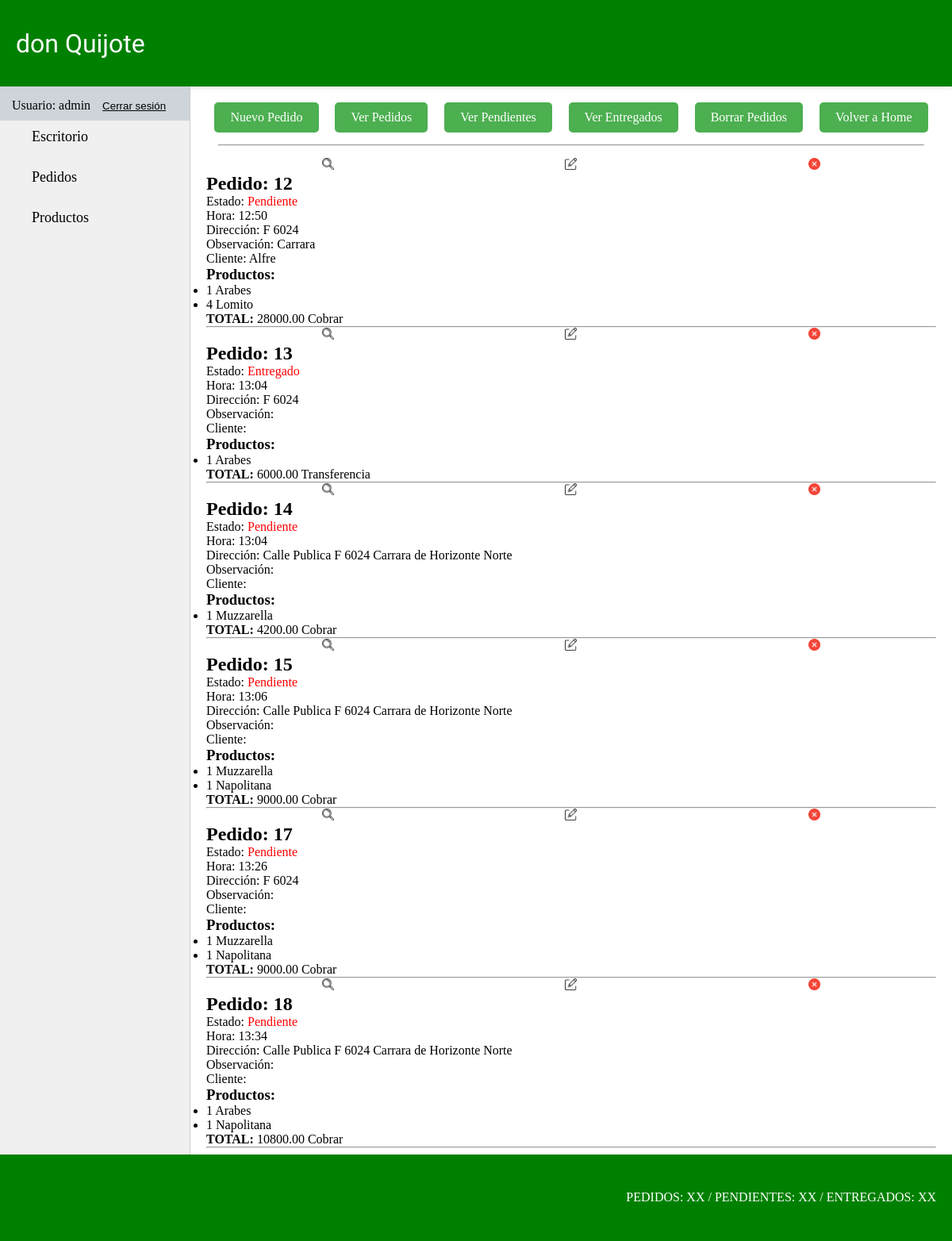
The app's page /pedido/pedido/list/ (signed in), older data.
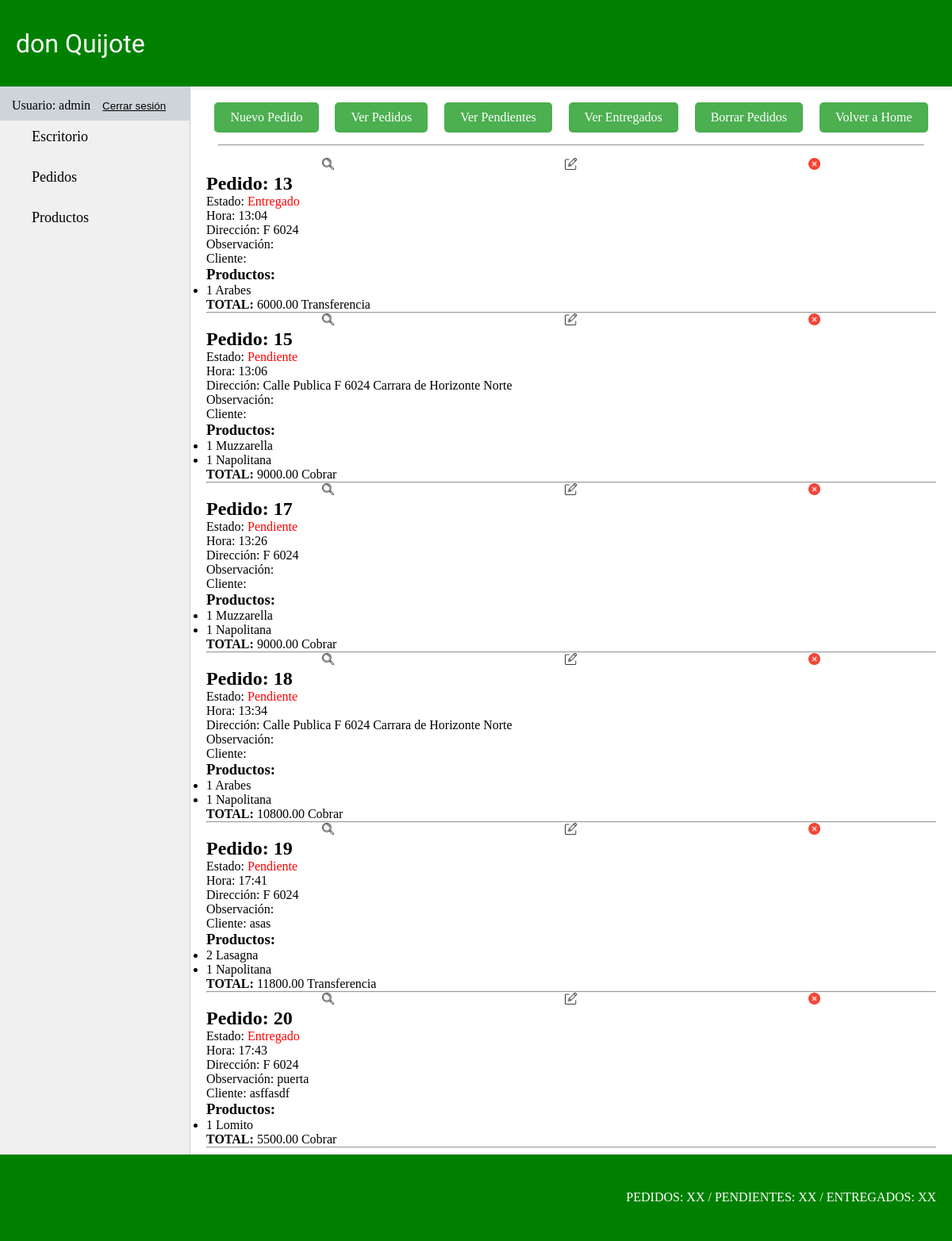
The same page, newer data.
### pedido/models.py (models this page shows, shortened)
class Pedido(models.Model):
    ESTADO_CHOICES = [
        ('Entregado', 'Entregado'),
        ('Pendiente', 'Pendiente'),
        ('Cancelado', 'Cancelado')
    ]
    PAGO_CHOICES = [
        ('Efectivo', 'P. EFECT'),
        ('Transferencia', 'P. TRANSF'),
        ('Debito', 'P. DEBITO'),
        ('Cobrar', 'COBRAR')
    ]
    estado = models.CharField(max_length=10, choices=ESTADO_CHOICES, default='Pendiente')
    hora = models.TimeField(editable=False)
    direccion = models.CharField(max_length=100)
    cliente = models.TextField(max_length=100, blank=True, null=True)
    observacion = models.TextField(max_length=100, blank=True, null=True)
    precio_total = models.DecimalField(max_digits=10, decimal_places=2, default=0.00)
    pago = models.CharField(max_length=13, choices=PAGO_CHOICES, default='Cobrar')

class PedidoProducto(models.Model):
    pedido = models.ForeignKey(Pedido, on_delete=models.CASCADE)
    producto = models.ForeignKey("producto.Producto", on_delete=models.DO_NOTHING)
    cantidad = models.IntegerField(default=1)

### producto/models.py (models this page shows, shortened)
class Producto(models.Model):
    nombre = models.CharField(max_length=50)
    descripcion = models.CharField(max_length=200)
    precio = models.FloatField()
    categoria_id = models.ForeignKey(ProductoCategoria, on_delete=models.CASCADE)

### pedido/views.py (the view)
# urls.py: path("pedido/list/", views.PedidoList.as_view(), name="pedido_list"),
class PedidoList(LoginRequiredMixin, ListView):
    model = models.Pedido
    def get_queryset(self):
        queryset = models.Pedido.objects.all()
        consulta = self.request.GET.get("consulta")
        estado = self.request.GET.get("estado")
        if consulta:
            queryset = queryset.filter(nombre__icontains=consulta)
        if estado:
            queryset = queryset.filter(estado=estado)
        return queryset

### pedido/templates/pedido/pedido_list.html
{% extends 'core/base.html' %}
{% load static %}
{% block section %}
    {% include 'pedido/components/opciones_pedidos.html' %}
    {% if object_list %}
        {% for pedido in object_list %}
            <div class="pedido">
                <div class="producto-opc">
                    <a href="{% url 'pedidos:pedido_detail' pedido.id %}"><img class="icono-opcion-producto" src="{% static 'core/img/lupa.webp' %}" alt="Detalle Pedido"></a>
                    <a href="{% url 'pedidos:pedido_update' pedido.id %}"><img class="icono-opcion-producto" src="{% static 'core/img/editar.webp' %}" alt="Modificar Pedido"></a>
                    <a href="{% url 'pedidos:pedido_delete' pedido.id %}"><img class="icono-opcion-producto" src="{% static 'core/img/eliminar.webp' %}" alt="Borrar Pedido"></a>
                </div>
                <h2>Pedido: {{ pedido.id }}</h2>
                <p>Estado: <span style="color: red;">{{ pedido.estado }}</span></p>
                <p>Hora: {{ pedido.hora|time:"H:i" }}</p>
                <p>Dirección: {{ pedido.direccion }}</p>
                <p>Observación: {{ pedido.observacion }}</p>
                <p>Cliente: {{ pedido.cliente }}</p>
                <h3>Productos:</h3>
                <ul>
                    {% for pedido_producto in pedido.pedidoproducto_set.all %}
                        <li>{{ pedido_producto.cantidad }} {{ pedido_producto.producto.nombre }}</li>
                    {% endfor %}
                </ul>
                <p><strong>TOTAL:</strong> {{ pedido.precio_total }} {{ pedido.pago }}</p>
                <hr>
            </div>
        {% endfor %}
    {% else %}
        <p>No hay pedidos para mostrar.</p>
    {% endif %}
{% endblock section %}

### core/templates/core/base.html (shortened to what this page needs)
{% load static %}
<!DOCTYPE html>
<html lang="es">
<head>
    <link href="{% static 'core/css/styles.css' %}" rel="stylesheet" />
</head>
<body>
    {% include 'core/components/header.html' %}
    {% include 'core/components/navbar.html' %}
    <section class="section-container">
        {% block section %}
        {% endblock section %}
    </section>
    {% include 'core/components/footer.html' %}
</body>
</html>

### core/templates/core/components/header.html
<header class="container-header">
    <h1 class="title">don Quijote</h1>
</header>

### core/templates/core/components/navbar.html (shortened to what this page needs)
<nav class="container-nav">
    <ul class="list-app">
        {% if user.is_authenticated %}
            <div class="usuario-logout">
                <li class="list-link"><a>Usuario: {{ user.username }}</a></li>
                <li>
                    <form action="{% url 'core:logout' %}" method="post">
                        <button type="submit" class="btn-logout"><u>Cerrar sesión</u></button>
                    </form>
                </li>
            </div>
            <li class="list-link"><a class="link-app" href="{% url 'core:home' %}">Escritorio</a></li>
            <li class="list-link"><a class="link-app" href="{% url 'pedidos:pedido_list' %}">Pedidos</a></li>
            <li class="list-link"><a class="link-app" href="{% url 'producto:home' %}">Productos</a></li>
        {% else %}
            <li class="list-link"><a class="link-app" href="{% url 'core:login' %}">Login</a></li>
        {% endif %}
    </ul>
</nav>

### pedido/templates/pedido/components/opciones_pedidos.html
<div class="opciones_pedidos">
    <a class="link-crud-productos" href="{% url 'pedidos:pedido_create' %}">Nuevo Pedido</a>
    <a class="link-crud-productos" href="{% url 'pedidos:pedido_list' %}">Ver Pedidos</a>
    <a class="link-crud-productos" href="{% url 'pedidos:pedido_list' %}?estado=Pendiente">Ver Pendientes</a>
    <a class="link-crud-productos" href="{% url 'pedidos:pedido_list' %}?estado=Entregado">Ver Entregados</a>
    <a class="link-crud-productos" href="{% url 'pedidos:pedidotodos_confirm_delete' %}">Borrar Pedidos</a>
    <a class="link-crud-productos" href="{% url 'core:home' %}">Volver a Home</a>
</div>
<hr class="opciones_pedidos_separador">

### core/templates/core/components/footer.html
<header class="container-footer">
    <p class="info-footer">PEDIDOS: XX / PENDIENTES: XX / ENTREGADOS: XX</p>
</header>

### core/static/core/css/styles.css (style rules this page uses)
* { padding: 0; margin: 0; box-sizing: border-box; }
.container-header { background-color: green; height: 7vh; width: 100%; display: flex; align-items: center; justify-content: space-between; box-shadow: 0 2px 5px rgba(0,0,0,0.1); }
.title { color: #fff; font-family: "Poetsen One", sans-serif; font-weight: 400; font-style: normal; margin-left: 20px; }
.container-footer { height: 7vh; width: 100%; background-color: green; display: flex; align-items: center; justify-content: flex-end; box-shadow: 0 2px 5px rgba(0,0,0,0.1); }
.info-footer { color: #fff; font-weight: 400; font-style: normal; margin-right: 20px; }
.container-nav { width: 20%; height: 86vh; background-color: #f0f0f0; float: left; overflow-y: auto; border-right: 1px solid #ccc; }
.list-app { list-style: none; padding: 0; }
.list-link { margin-bottom: 10px; }
.link-app { color: #000; text-decoration: none; font-size: 18px; display: block; padding: 10px 40px; transition: background-color 0.3s ease; }
.section-container { height: 86vh; width: 80%; float: left; padding: 20px; overflow-y: auto; }
.link-crud-productos { display: inline-block; text-decoration: none; background-color: #4CAF50; color: white; padding: 10px 20px; margin: 0 10px; border: none; border-radius: 5px; transition: background-color 0.3s; }
.producto-opc { grid-area: opc; display: flex; justify-content: space-around; }
.icono-opcion-producto { width: 15px; height: 15px; }
.usuario-logout { display: flex; column-gap: 15px; padding-left: 15px; padding-top: 15px; background-color: #ced4da; }
.btn-logout { border: none; background-color: #ced4da; }
.opciones_pedidos { display: flex; flex-direction: row; justify-content: space-around; }
.opciones_pedidos_separador { margin: 15px; }

Row changes from the older to the newer data that the page shows:
removed Pedido: id "12", estado "Pendiente", hora "12:50", direccion "F 6024", observacion "Carrara", cliente "Alfre", precio_total "28000.00", pago "Cobrar"
removed PedidoProducto: cantidad "1", producto.nombre "Arabes", shown under "12"
removed PedidoProducto: cantidad "4", producto.nombre "Lomito", shown under "12"
removed Pedido: id "14", estado "Pendiente", hora "13:04", direccion "Calle Publica F 6024 Carrara de Horizonte Norte", precio_total "4200.00", pago "Cobrar"
removed PedidoProducto: cantidad "1", producto.nombre "Muzzarella", shown under "14"
added Pedido: id "19", estado "Pendiente", hora "17:41", direccion "F 6024", cliente "asas", precio_total "11800.00", pago "Transferencia"
added PedidoProducto: cantidad "2", producto.nombre "Lasagna", shown under "19"
added PedidoProducto: cantidad "1", producto.nombre "Napolitana", shown under "19"
added Pedido: id "20", estado "Entregado", hora "17:43", direccion "F 6024", observacion "puerta", cliente "asffasdf", precio_total "5500.00", pago "Cobrar"
added PedidoProducto: cantidad "1", producto.nombre "Lomito", shown under "20"
